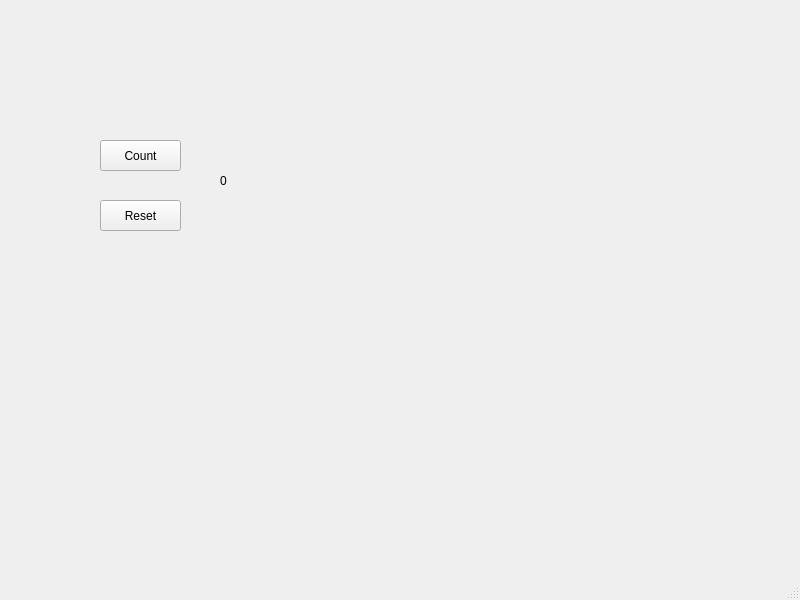
<?xml version="1.0" encoding="UTF-8"?>
<ui version="4.0">
 <class>MainWindow</class>
 <widget class="QMainWindow" name="MainWindow">
  <property name="geometry">
   <rect>
    <x>0</x>
    <y>0</y>
    <width>800</width>
    <height>600</height>
   </rect>
  </property>
  <property name="windowTitle">
   <string>MainWindow</string>
  </property>
  <widget class="QWidget" name="centralwidget">
   <widget class="QPushButton" name="Count">
    <property name="geometry">
     <rect>
      <x>100</x>
      <y>140</y>
      <width>81</width>
      <height>31</height>
     </rect>
    </property>
    <property name="text">
     <string>Count</string>
    </property>
   </widget>
   <widget class="QPushButton" name="Reset">
    <property name="geometry">
     <rect>
      <x>100</x>
      <y>200</y>
      <width>81</width>
      <height>31</height>
     </rect>
    </property>
    <property name="text">
     <string>Reset</string>
    </property>
   </widget>
   <widget class="QLabel" name="label">
    <property name="geometry">
     <rect>
      <x>220</x>
      <y>160</y>
      <width>61</width>
      <height>41</height>
     </rect>
    </property>
    <property name="text">
     <string>0</string>
    </property>
   </widget>
  </widget>
  <widget class="QMenuBar" name="menubar">
   <property name="geometry">
    <rect>
     <x>0</x>
     <y>0</y>
     <width>800</width>
     <height>21</height>
    </rect>
   </property>
  </widget>
  <widget class="QStatusBar" name="statusbar"/>
 </widget>
 <resources/>
 <connections/>
</ui>
